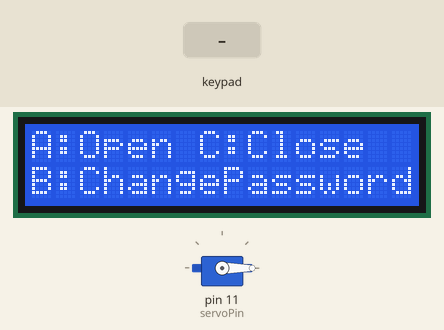
A sketch run on a simulated Arduino Uno, built with avr-gcc and run on an emulated ATmega328P. Parts: 16×2 character LCD, servo. The test bench sets the inputs (shaded band). EEPROM starts erased.

Above: at 1.3 s.
1.4 s: key 'A' pressed
At 2.2 s:
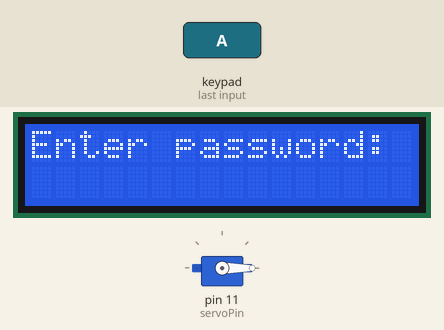
2.9 s: keypad keys 1 2 3 4 # pressed 0.4 s apart
At 6.2 s:
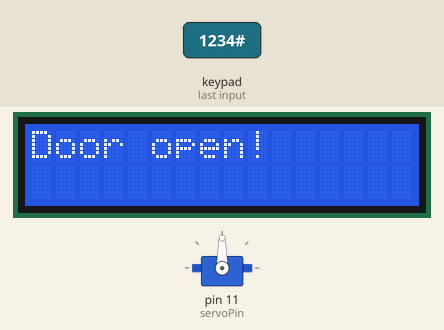
6.4 s: key 'B' pressed
At 7.6 s:
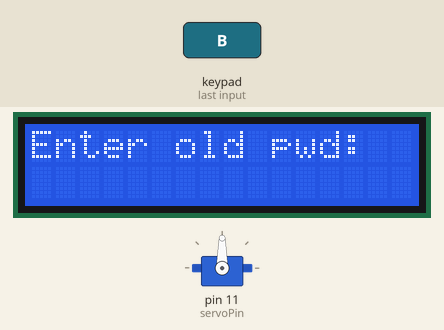
8.0 s: keypad keys 1 2 3 4 A pressed 0.4 s apart
At 10.0 s:
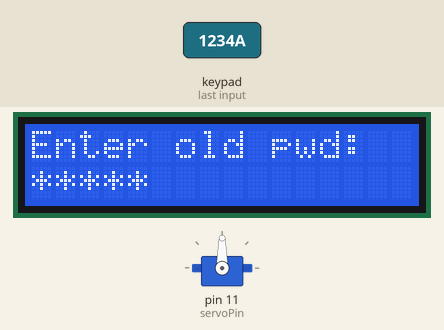
11.5 s: keypad keys 9 8 7 6 # pressed 0.4 s apart
At 13.4 s:
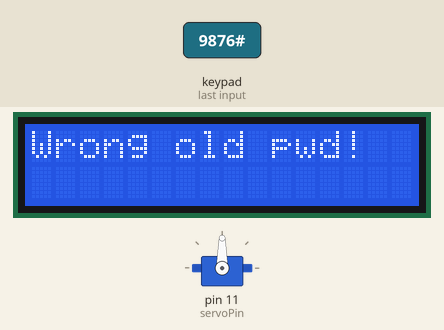
18.0 s: key 'C' pressed
At 18.4 s:
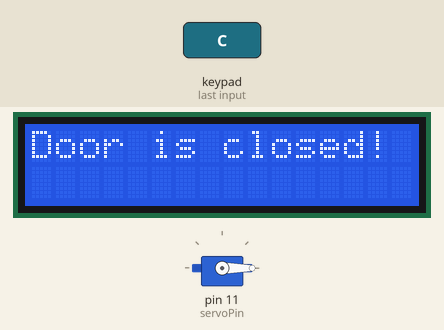
Timing chart, 0 to 20.5 s (numbered marks = the images above; inputs shaded):
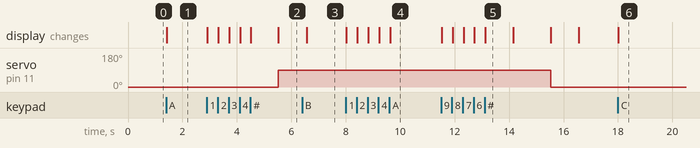

Measured:
- after the input at 1.4 s, the display: changes at once (image 1)
- after the input at 2.9 s, servo on pin 11 (servoPin): 0° → 90° after 2.6 s; the display: first changes at once (image 2 shows a later state)
- after the input at 6.4 s, the display: changes after 0.16 s (image 3)
- after the input at 8.0 s, the display: first changes at once (image 4 shows a later state)
- after the input at 11.5 s, servo on pin 11 (servoPin): 90° → 0° after 4.0 s; the display: first changes at once (image 5 shows a later state)
- after the input at 18.0 s, the display: changes at once (image 6)
- what the display in image 5 shows lasts 1.0 s, from 13.1 s to 14.1 s

The sketch:

test3.ino
```cpp
#include <Wire.h>
#include <LiquidCrystal_I2C.h>
#include <Keypad.h>
#include <Servo.h>
#include <EEPROM.h>

// LCD
LiquidCrystal_I2C lcd(0x27, 16, 2);

// Keypad
const byte ROW_NUM = 4;
const byte COLUMN_NUM = 4;

char keys[ROW_NUM][COLUMN_NUM] = {
  {'A','3','2','1'},
  {'B','6','5','4'},
  {'C','9','8','7'},
  {'D','#','0','*'}
};

byte pin_rows[ROW_NUM] = {9, 8, 7, 6};
byte pin_column[COLUMN_NUM] = {2, 3, 4, 5};

Keypad keypad = Keypad(makeKeymap(keys), pin_rows, pin_column, ROW_NUM, COLUMN_NUM);

// Servo Motor
Servo myServo;
const int servoPin = 11;

// Mật khẩu
String correctPassword = "1234";

// Giới hạn thử mật khẩu
const int maxAttempts = 3;
int attemptCounter = 0;

// Trạng thái cửa
unsigned long doorOpenTime = 0;
bool doorIsOpen = false;

// Trạng thái khóa
bool isLocked = false;
unsigned long lockStartTime = 0;
const unsigned long lockTime = 10000; // 10s khóa

void setup() {
  lcd.init();
  lcd.backlight();
  myServo.attach(servoPin);
  myServo.write(0);

  Serial.begin(9600);
  loadPasswordFromEEPROM();
  returnMainScreen();
}

void loop() {
  if (isLocked && millis() - lockStartTime < lockTime) {
    return;
  }
  isLocked = false;

  char key = keypad.getKey();

  if (key == 'A') {
    enterPassword();
  } else if (key == 'C') {
    doorIsOpen ? closeDoor() : showMessage("Door is closed!", 1000);
  } else if (key == 'B') {
    changePassword();
  }

  if (doorIsOpen && millis() - doorOpenTime >= 10000) {
    closeDoor();
  }
}

// Hàm quay về màn hình chính
void returnMainScreen() {
  lcd.clear();
  lcd.setCursor(0, 0);
  lcd.print("A:Open C:Close");
  lcd.setCursor(0, 1);
  lcd.print("B:ChangePassword");
}

// Hàm nhập mật khẩu
String getPasswordInput(const char* prompt) {
  lcd.clear();
  lcd.setCursor(0, 0);
  lcd.print(prompt);

  String input = "";
  while (true) {
    char key = keypad.getKey();
    if (key) {
      if (key == '#') return input; // Nhập xong
      if (key == '*' && input.length() > 0) {  // Xóa ký tự cuối
        input.remove(input.length() - 1);
      } else if (key != '*') {
        input += key;
      }

      lcd.setCursor(0, 1);
      lcd.print("                ");  // Xóa dòng cũ
      lcd.setCursor(0, 1);
      for (int i = 0; i < input.length(); i++) {
        lcd.print('*');
      }
    }
  }
}

void openDoor() {
  showMessage("Correct!", 1000);
  myServo.write(90);
  doorOpenTime = millis();
  doorIsOpen = true;
  showMessage("Door open!", 1000);
}

void closeDoor() {
  doorIsOpen = false;
  myServo.write(0);
  showMessage("Door closed!", 1000);
  returnMainScreen();
}

void enterPassword() {
  attemptCounter = 0;

  while (attemptCounter < maxAttempts) {
    String enteredPassword = getPasswordInput("Enter password:");

    if (enteredPassword == correctPassword) {
      openDoor();
      return;
    } else {
      showMessage("Wrong password!", 1000);
      attemptCounter++;
    }
  }

  // Khóa sau quá số lần thử
  isLocked = true;
  lockStartTime = millis();
  showMessage("Locked for 10s", 10000);
  returnMainScreen();
}

void changePassword() {
  String oldPassword = getPasswordInput("Enter old pwd:");

  if (oldPassword != correctPassword) {
    showMessage("Wrong old pwd!", 1000);
    returnMainScreen();
    return;
  }

  String newPassword = getPasswordInput("Enter new pwd:");
  if (newPassword == correctPassword) {
      showMessage("New pwd same as old!", 1000);  // Kiểm tra nếu mật khẩu mới trùng với mật khẩu cũ
      returnMainScreen();
      return;
  }
  String confirmPassword = getPasswordInput("Confirm new pwd:");

  if (newPassword == confirmPassword) {
    correctPassword = newPassword;
    savePasswordToEEPROM();
    showMessage("Password updated!", 1000);
  } else {
    showMessage("Mismatch!", 1000);
  }
  returnMainScreen();
}

// Hàm lưu mật khẩu vào EEPROM
void savePasswordToEEPROM() {
  int len = correctPassword.length();
  EEPROM.write(0, len);  // Lưu độ dài mật khẩu vào địa chỉ 0
  for (int i = 0; i < len; i++) {
    EEPROM.write(i + 1, correctPassword[i]);  // Lưu từng ký tự mật khẩu
  }
}

// Hàm đọc mật khẩu từ EEPROM
void loadPasswordFromEEPROM() {
  int len = EEPROM.read(0);
  if (len < 1 || len > 10) {
    correctPassword = "1234";
    savePasswordToEEPROM();
  } else {
    correctPassword = "";
    for (int i = 0; i < len; i++) {
      correctPassword += char(EEPROM.read(i + 1));
    }
  }
}

void showMessage(const char* message, int delayMs) {
  lcd.clear();
  lcd.setCursor(0, 0);
  lcd.print(message);
  delay(delayMs);
}
```
